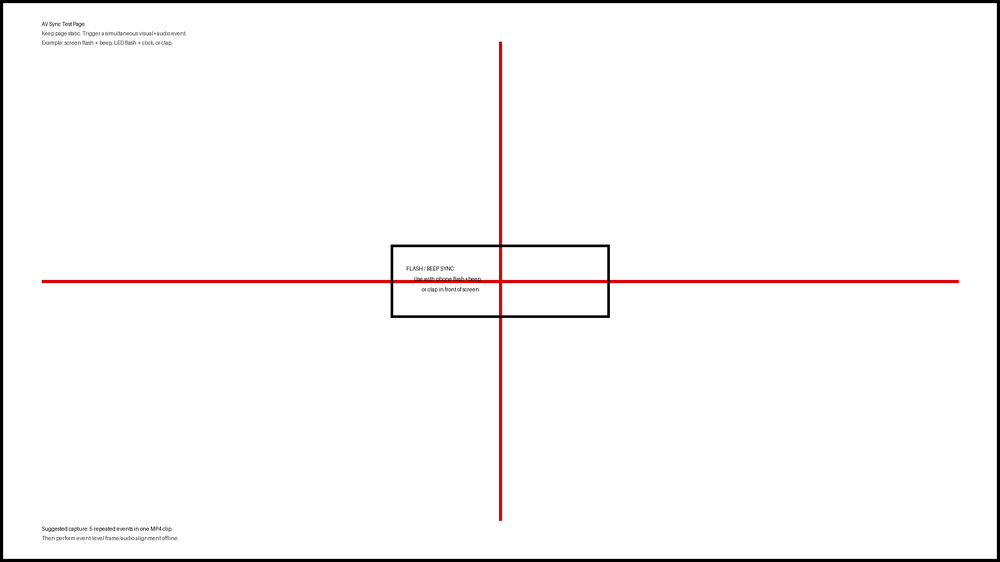
#> input picture assets/av_sync_test_page_1080p.png, 1000 x 562 px, shrunk from 1920 x 1080 before the run
$ python generate_color_test_card_variants.py --input ../assets/av_sync_test_page_1080p.png --output out.png
#> lines starting #> are read from the running program, lines starting #| are printed output that depends on the picture
#> in main, image is the input picture: PIL image 1000x562 RGB; mean R, G, B 249.2, 247.5, 247.5
#!/usr/bin/env python3
"""Generate synthetic degraded variants of the color test card for pipeline validation."""

from __future__ import annotations

import argparse
from pathlib import Path

from PIL import Image, ImageEnhance


def build_variant(image: Image.Image, mode: str) -> Image.Image:
#> called with mode = 'warmer_brighter'
    if mode == "warmer_brighter":
        r, g, b = image.split()
        r = ImageEnhance.Brightness(r).enhance(1.14)
        g = ImageEnhance.Brightness(g).enhance(1.05)
        b = ImageEnhance.Brightness(b).enhance(0.86)
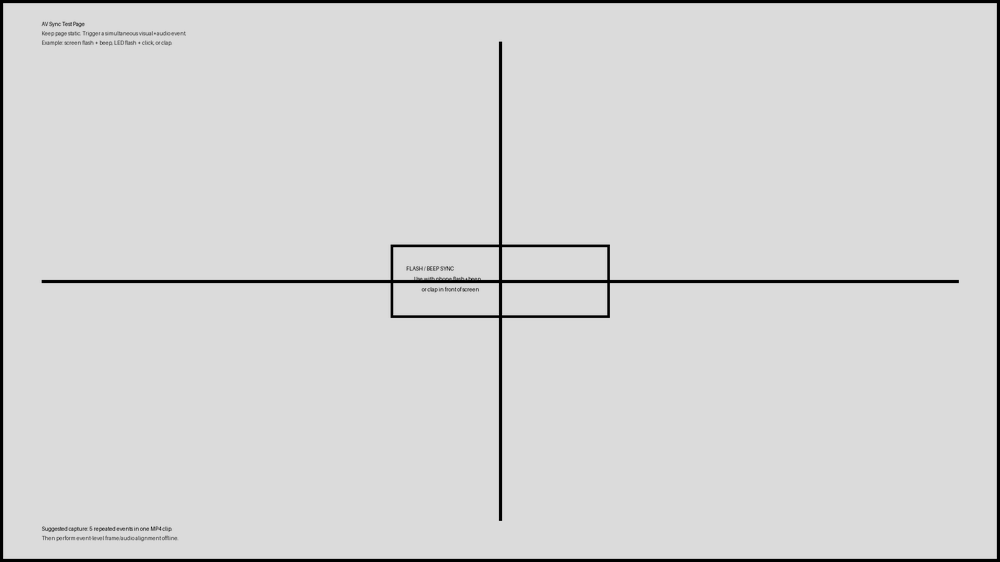
#> b: PIL image 1000x562 L; min 0, max 219, mean 212.6
        merged = Image.merge("RGB", (r, g, b))
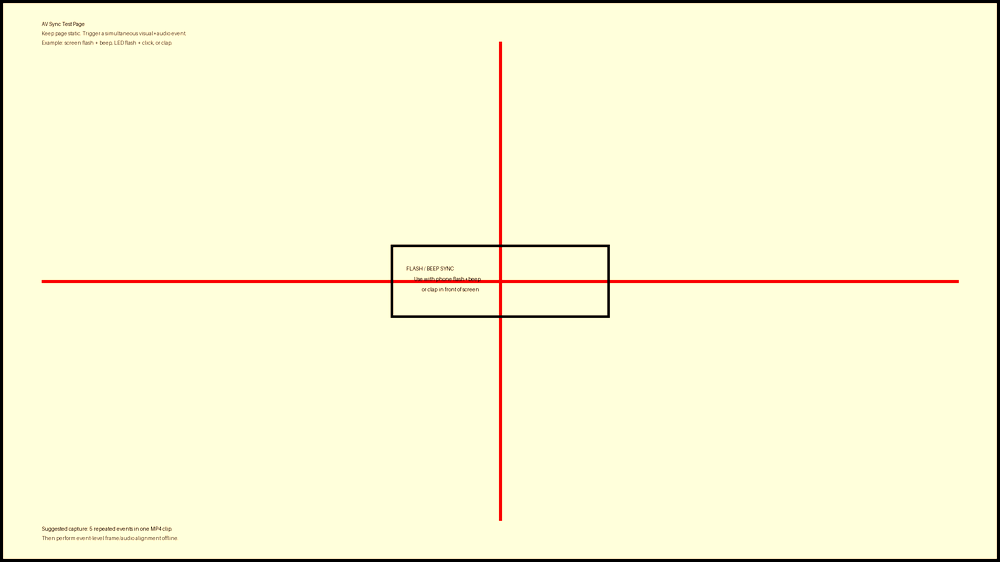
#> merged: PIL image 1000x562 RGB; mean R, G, B 249.8, 247.7, 212.6
        return ImageEnhance.Brightness(merged).enhance(1.08)

    if mode == "cooler_darker":
        r, g, b = image.split()
        r = ImageEnhance.Brightness(r).enhance(0.88)
        g = ImageEnhance.Brightness(g).enhance(0.95)
        b = ImageEnhance.Brightness(b).enhance(1.10)
        merged = Image.merge("RGB", (r, g, b))
        return ImageEnhance.Brightness(merged).enhance(0.92)

    raise ValueError(f"unsupported mode: {mode}")


def main() -> int:
    parser = argparse.ArgumentParser(description=__doc__)
    parser.add_argument("--input", required=True, type=Path)
    parser.add_argument("--output", required=True, type=Path)
    parser.add_argument("--mode", choices=["warmer_brighter", "cooler_darker"], default="warmer_brighter")
    args = parser.parse_args()

    image = Image.open(args.input).convert("RGB")
    out = build_variant(image, args.mode)
    args.output.parent.mkdir(parents=True, exist_ok=True)
    out.save(args.output)
    print(f"generated variant: {args.output} mode={args.mode}")
    return 0


if __name__ == "__main__":
    raise SystemExit(main())
#> (the program exits here)
